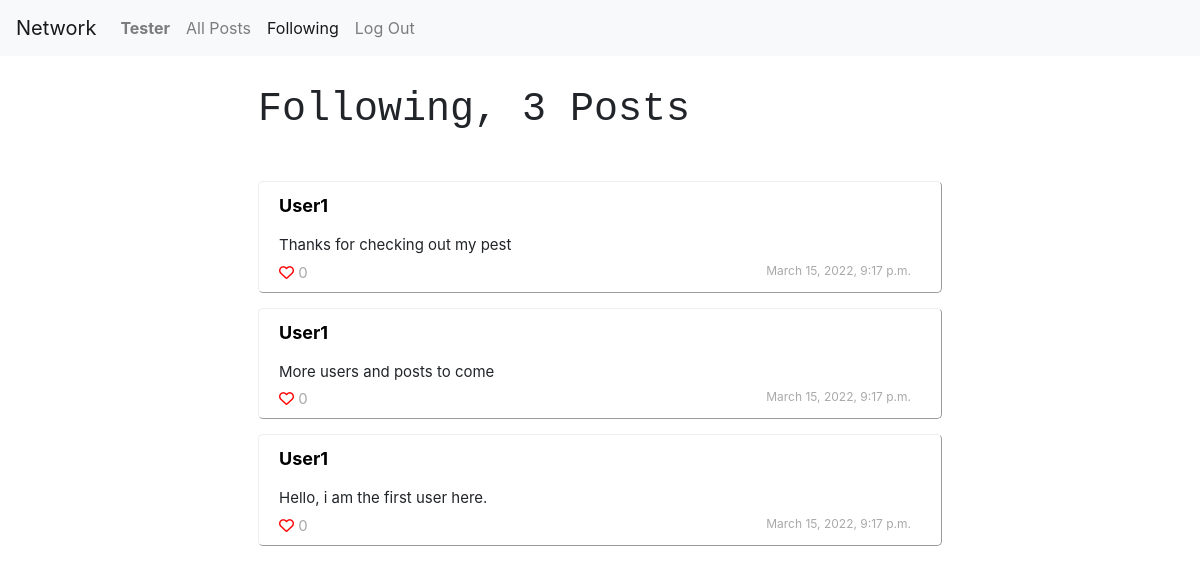
Page /following (signed in) on the earlier database version.
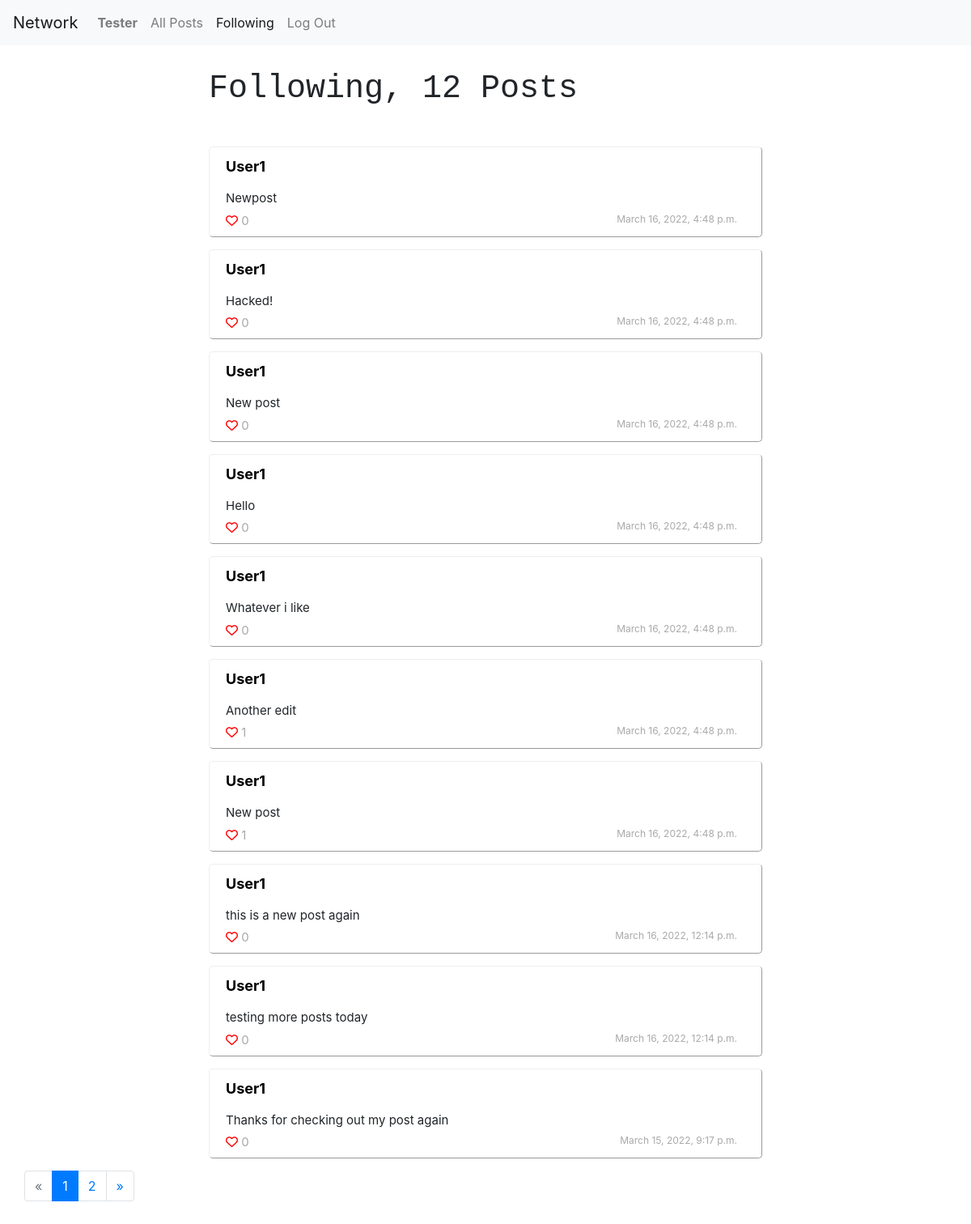
Same page on the later database version.
### network/models.py (models this page shows, shortened)
class Posts(models.Model):
    content = models.CharField(max_length=200)
    poster = models.ForeignKey(User, on_delete=models.CASCADE, related_name="posts")
    likes = models.IntegerField(default=0)
    date = models.DateTimeField(default=timezone.now())
    likers = models.ManyToManyField(User, blank=True, related_name="posts_liked")

class User(AbstractUser, models.Model):
    followings = models.ManyToManyField('self', related_name="followers", symmetrical=False)

### network/views.py (the view)
# urls.py: path("following", views.following, name="following"),
def following(request):
    user = request.user
    posts = Posts.objects.filter(poster__in=user.followings.all()).order_by("-id")
    posts_count= len(posts)
    current_page = request.GET.get('page', 1)
    page = paginate(posts, current_page)
    return render(request, "network/following.html", {
        "posts": page,
        "posts_count": posts_count
        })

### network/templatetags/load_functions.py (called while the page is built)
@register.filter
def likers(postid):
	post = Posts.objects.filter(id=postid)[0]
	return post.likers.all()

### network/views.py (called while the page is built)
def paginate(posts, current_page):
    paginator = Paginator(posts, 10)
    try:
        page = paginator.page(current_page)
    except PageNotAnInteger:
        page = paginator.page(1)
    except EmptyPage:
        page = paginator.page(paginator.num_pages)
    return page

### network/templates/network/following.html (shortened to what this page needs)
{% extends "network/layout.html" %}
{% block following %}
    active
{% endblock %}
{% block body %}
{% load load_functions %}
     {% if user.is_authenticated %}
     <div class="followboard">
        <h1> Following, {{posts_count}} Posts</h1>
     </div>
        <div class="postcontainer">
        <br>
        {% for post in posts %}
        <div class="posts  {%if post.poster.id == user.id%} mypost{% endif %}" >
            <div class="posthead">
                <div class="poster">
                    <a class="postername {%if post.poster.id == user.id%} me{% endif %}" href="{% url 'user' post.poster.username %}"> {{post.poster.username.capitalize}}</a>
                </div><div id ="postdiv{{post.id}}" class="postcontent" data-postid="{{post.id}}">
                    <a> {{post.content.capitalize}}</a>
                </div>
            </div>
            <div class="postbody">
                <div class="like">
                    <span class="likebutton" data-userid="{{user.id}}" data-postid={{post.id}}>
                        {% if user in post.id|likers %}
                        <i class="fa-solid fa-heart"></i>
                        {% else %}
                        <i class="far fa-heart"></i>
                        {% endif %}
                    </span><a class="postlikesnum" style="color: darkgrey"> {{post.likes}}</a>
                </div>
                <div class="date">
                    {{post.date}}
                </div>
            </div>
        </div>
        {% empty %}
        <h3> No Posts</h3>
        {% endfor %}
    </div>
    {% if posts.has_other_pages %}
    <ul class="pagination">
    {% if posts.has_previous %}
      <li class="page-item">
        <a class="page-link" href="?page={{posts.previous_page_number}}" aria-label="Previous">&laquo;</a>
    </li>
    {% else %}
      <li class="page-item disabled"><span class="page-link">&laquo;</span></li>
    {% endif %}
    {% for i in posts.paginator.page_range %}
      {% if posts.number == i %}
        <li class="page-item active"><span class="page-link">{{ i }} <span class="sr-only">(current)</span></span></li>
      {% else %}
        <li class="page-item"><a class="page-link" href="?page={{ i }}">{{ i }}</a></li>
      {% endif %}
    {% endfor %}
    {% if posts.has_next %}
      <li class="page-item"><a class="page-link" href="?page={{ posts.next_page_number }}">&raquo;</a></li>
    {% else %}
      <li class="page-item disabled"><span class="page-link">&raquo;</span></li>
    {% endif %}
    </ul>
    {% endif %}
      {% endif %}
{% endblock %}

Differences in the rows shown:
no longer on this page (row edited): Posts: poster.username "User1", content "More users and posts to come", likes "0", date "March 15, 2022, 9:17 p.m."
no longer on this page (row edited): Posts: poster.username "User1", content "Hello, i am the first user here.", likes "0", date "March 15, 2022, 9:17 p.m."
added Posts: poster.username "User1", content "Newpost", likes "0", date "March 16, 2022, 4:48 p.m."
added Posts: poster.username "User1", content "Hacked!", likes "0", date "March 16, 2022, 4:48 p.m."
added Posts: poster.username "User1", content "New post", likes "0", date "March 16, 2022, 4:48 p.m."
added Posts: poster.username "User1", content "Hello", likes "0", date "March 16, 2022, 4:48 p.m."
added Posts: poster.username "User1", content "Whatever i like", likes "0", date "March 16, 2022, 4:48 p.m."
added Posts: poster.username "User1", content "Another edit", likes "1", date "March 16, 2022, 4:48 p.m."
added Posts: poster.username "User1", content "New post", likes "1", date "March 16, 2022, 4:48 p.m."
added Posts: poster.username "User1", content "this is a new post again", likes "0", date "March 16, 2022, 12:14 p.m."
added Posts: poster.username "User1", content "testing more posts today", likes "0", date "March 16, 2022, 12:14 p.m."
changed Posts: content "Thanks for checking out my pest" → "Thanks for checking out my post again"
Other differences:
{{ posts_count }}: "3" → "12"
new list line: "1"
new list line: "2"
